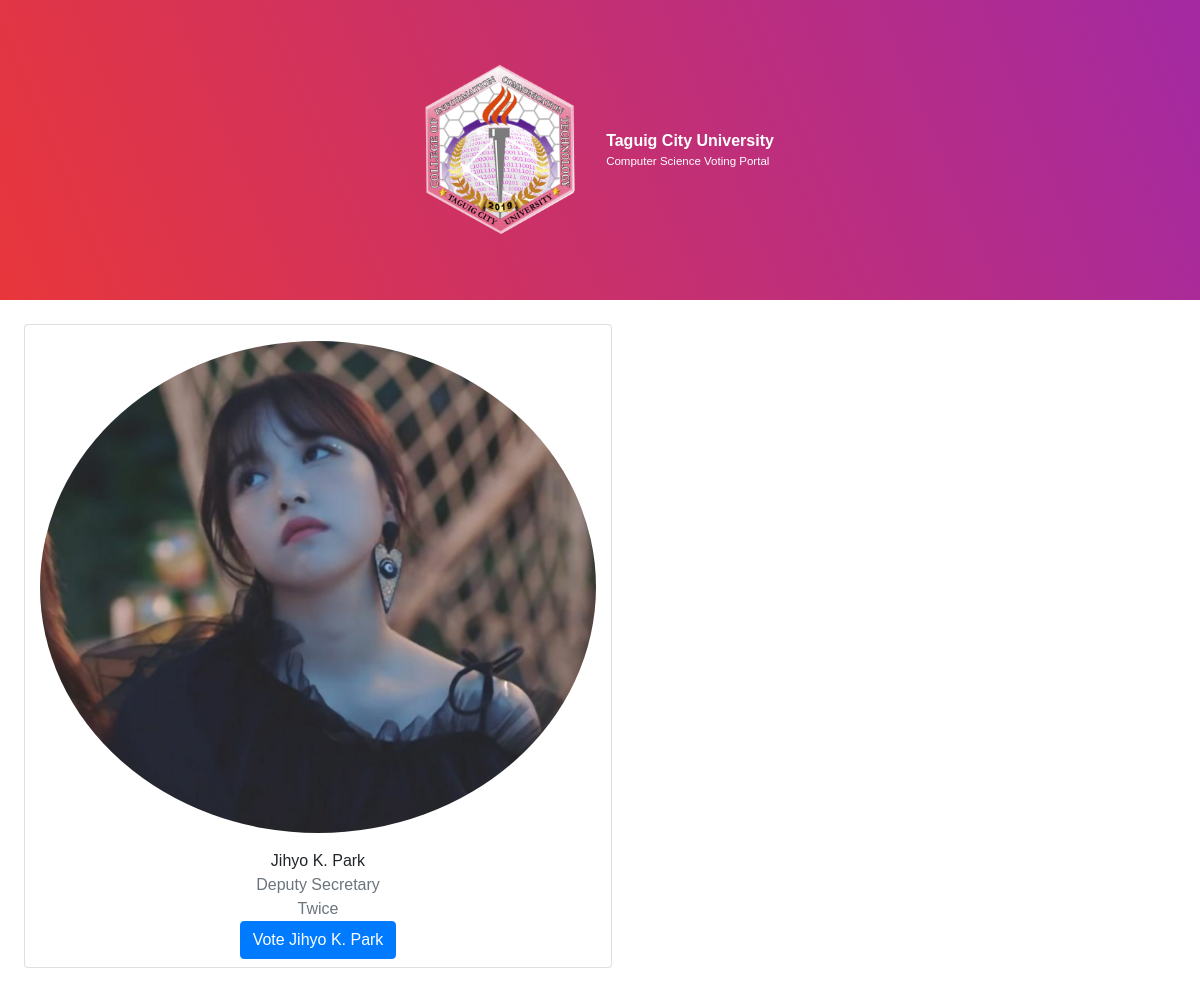
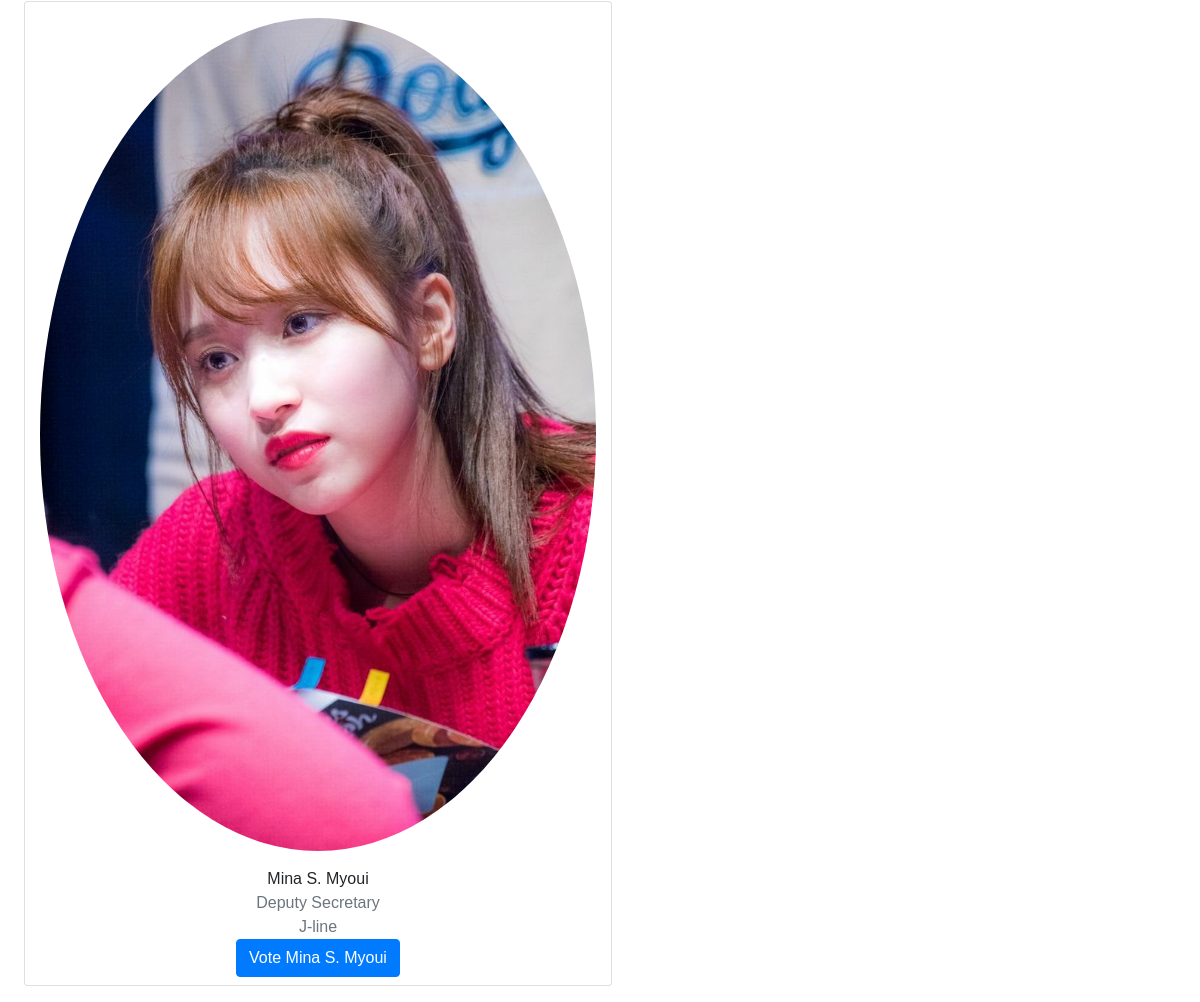
/depsec.php, run on the app's committed database (2 pictures, top to bottom).
### tables this page shows
CREATE TABLE `candidate` (
  `candidatename` varchar(50) NOT NULL,
  `candidatestudentnumber` varchar(50) NOT NULL,
  `candidateage` varchar(50) NOT NULL,
  `candidategender` varchar(10) NOT NULL,
  `candidatecourse` varchar(50) NOT NULL,
  `candidateposition` varchar(50) NOT NULL,
  `candidatepartylist` varchar(50) NOT NULL,
  `candidatepicture` varchar(100) NOT NULL
);

### depsec.php (the view, shortened to what this page needs)
<!DOCTYPE html>
<html lang="en">
<head>
    <link rel="stylesheet" href="https://cdn.jsdelivr.net/npm/bootstrap@4.3.1/dist/css/bootstrap.min.css">
    <link rel="stylesheet" href="/css/vote.css">
</head>
<body>
    <div class="top">
        <div class="logo">
            <img src="/src/cict.png" class="icon">
        </div>
        <div class="name">
            <p class="schoolname">Taguig City University</p>
            <p class="webname">Computer Science Voting Portal</p>
        </div>
    </div><br>
    <div>
        <?php
        include('connection.php');
        $countquery = "SELECT * FROM candidate WHERE candidateposition = 'Deputy Secretary'";
        $countres = mysqli_query($conn, $countquery);
        while ($getrow = mysqli_fetch_array($countres)) {
            $cname = $getrow["candidatename"];
            $cpos = $getrow["candidateposition"];
            $cstno = $getrow["candidatestudentnumber"];
            $cpartylist = $getrow["candidatepartylist"];
            $imageurl = $getrow["candidatepicture"];
            echo    '<form method = "post">
            <div class="row pb-3 ml-4 mr-0">
                    <div class="col-6 card text-center" style="width: 18rem;">
                            <img src="src/candidate/Deputy Secretary/' . $imageurl . '" class="card-img-top py-3 rounded-circle" alt="...">
                             <div class="card-body py-0 px-0">
                                <p class="card-text">' . $cname . '</p>
                                <p class="text-secondary">' . $cpos . '</p>
                                <p class="text-secondary">' . $cpartylist . '</p>
                                <button class="btn btn-primary mb-2" type="submit" name = "votedepsec" value = "' . $cstno . '" >Vote ' . $cname . ' </button>
                            </div>
                        </div>
                    </div>
                </form>';
        }
        ?>
    </div>
</body>
</html>

### css/vote.css (style rules this page uses)
html { font-size: 1rem; }
body { font-family: Arial, Helvetica, sans-serif; margin: 0 0 0 0; padding: 0 0 0 0; }
p { margin-bottom: 0; }
.webname { font-size: 0.72rem; }
.icon { width: 15vw; }
.top { width: 100%; display: flex; align-items: center; justify-content: center; padding: 5% 0 5% 0; background-image: linear-gradient(247.23deg, #a229a5 -2.25%, #eb3737 104.04%); color: white; column-gap: 1rem; z-index: 2; }
.schoolname { font-weight: bolder; }
.webname, .schoolname { margin-top: 0; margin-bottom: 0; }

### data on the page
candidate: candidatepicture (picture), candidatename "Jihyo K. Park", candidateposition "Deputy Secretary", candidatepartylist "Twice"
candidate: candidatepicture (picture), candidatename "Mina S. Myoui", candidateposition "Deputy Secretary", candidatepartylist "J-line"
